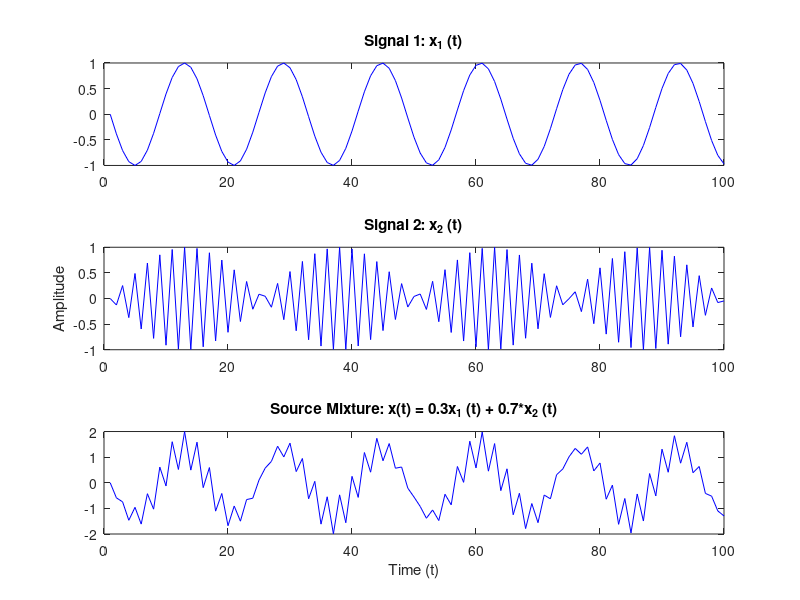

This figure's MATLAB source: (Note: this script raises an error after producing the figure.)
clear all;close all, clc
t = linspace(0, 6000, 100);
fs = 1; %44100
s1 = sin(3*t)'; %Trying to seperate this and s2
%[s,fs] = audioread('cymbal_recording_clip.mp3');
%s_2 = s(:,1);
s2 = sin(7*t)'; %s_2(3000:3999)';
mix = s1'+ 0.3*s1'+ 0.7*s2';

figure(1)
subplot(3,1,1)
plot(s1,'-b'); title('Signal 1: x_1 (t)')
subplot(3,1,2)
plot(s2,'-b'); title('Signal 2: x_2 (t)')
ylabel('Amplitude');
subplot(3,1,3)
plot(mix,'-b'); title('Source Mixture: x(t) = 0.3x_1 (t) + 0.7*x_2 (t)');
xlabel('Time (t)');

%%
% Implementation of VMD
alpha = 2000;       % moderate bandwidth constraint
tau = 0;            % noise-tolerance (no strict fidelity enforcement)
K = 2;              % K modes
DC = 0;             % no DC part imposed
init = 1;           % initialize omegas uniformly
tol = 1e-7;

[u, u_hat, omega] = vmd(mix); % alpha, tau, K, DC, init, tol);
% u       - the collection of decomposed modes
% u_hat   - spectra of the modes
% omega   - estimated mode center-frequencies

figure(2)
plot(u); title('u')

figure(3)
plot(u_hat);title('u-hat')

%figure(4)
%plot(omega); title('omega')

%%
% Implementation of PCA and Signal Reconstruction
close all;

[coeff, score, latent, tsquared, explained, mu] = pca(u);
%coeff = pca(u')
recon = score*coeff' % + repmat(mu',K,1);

figure(5)
plot(s1,'-b', 'Linewidth',1.1)
hold on;xlabel('')
plot (recon(1,:),'--r', 'Linewidth',1.5);
xlabel('Time (t)');ylabel('Amplitude');
title('Signal 1')
legend('Original', 'Separated')

figure(6)
plot(s2,'-b', 'Linewidth',1.1)
hold on;
plot (recon(2,:),'--r', 'Linewidth',1.5);
xlabel('Time (t)');ylabel('Amplitude');
title('Signal 2')
legend('Original', 'Separated')

%%
% Spectrogram of Original Signal (s1)

figure(7)
spectrogram(s1, 4, 3/4*4, [], fs, 'yaxis')
box on
set(gca, 'FontName', 'Times New Roman', 'FontSize', 14)
xlabel('Time, s')
ylabel('Frequency, Hz')
title('Spectrogram of sin(3t)-original')

h = colorbar;
set(h, 'FontName', 'Times New Roman', 'FontSize', 14)
ylabel(h, 'Magnitude, dB')

%%
% Spectrogram of Reconstructed Signal (s1)

figure(8)
spectrogram(recon(1,:), 1024, 3/4*1024, [], fs, 'yaxis')
box on
set(gca, 'FontName', 'Times New Roman', 'FontSize', 14)
xlabel('Time, s')
ylabel('Frequency, Hz')
title('Spectrogram of sin(3t)-unmixed')

h = colorbar;
set(h, 'FontName', 'Times New Roman', 'FontSize', 14)
ylabel(h, 'Magnitude, dB')

%%
% Spectrogram of Original Signal (s2)

figure(9)
spectrogram(s2, 1024, 3/4*1024, [], fs, 'yaxis') %1024 or 4
box on
set(gca, 'FontName', 'Times New Roman', 'FontSize', 14)
xlabel('Time, s')
ylabel('Frequency, Hz')
title('Spectrogram of sin(7t)-original')

h = colorbar;
set(h, 'FontName', 'Times New Roman', 'FontSize', 14)
ylabel(h, 'Magnitude, dB')

%%
% Spectrogram of Unmixed Signal (s2)

figure(10)
spectrogram(recon(2,:), 1024, 3/4*1024, [], fs, 'yaxis')
box on
set(gca, 'FontName', 'Times New Roman', 'FontSize', 14)
xlabel('Time, s')
ylabel('Frequency, Hz')
title('Spectrogram of sin(7t)-unmixed')

h = colorbar;
set(h, 'FontName', 'Times New Roman', 'FontSize', 14)
ylabel(h, 'Magnitude, dB')

%%
% Metrics for comparison
R_1 = corrcoef(s1,recon(1,:))
R_2 = corrcoef(s2,recon(2,:))
Norm_s1 = norm(s1-recon(1,:));

per_err = 100*((spectrogram(s1)-spectrogram(recon(1,:))))./spectrogram(s1);
per_err_abs = abs(per_err);
per_err_vector = per_err_abs(:)

%RMS error signal
RMSE = sqrt(mean((s1 - recon(1,:)).^2))

%RMS error spectrogram
RMSE = mean(abs(sqrt(mean((spectrogram(s1) - spectrogram(recon(1,:))).^2))))
%mean_percentage_error = mean(per_err_vector